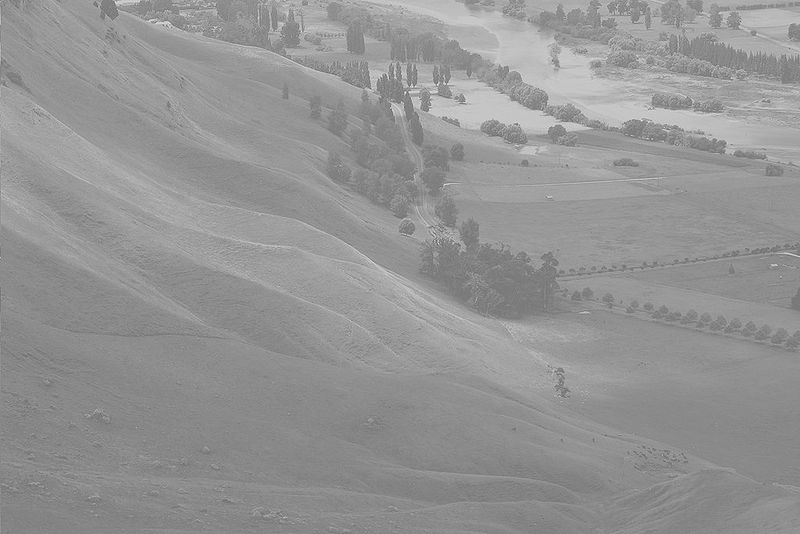
#> input picture python/直方图均衡/Uneque.jpg, 800 x 534 px
$ python '直方图均衡.py'
#> lines starting #> are read from the running program, lines starting #| are printed output that depends on the picture
#!/usr/bin/python3
# -*- coding:UTF-8 -*-

import cv2 as cv
import numpy as np
import matplotlib.pyplot as plt

# 生成图片对应的直方图
def HistBar(pic):
	bins = np.arange(257)
	item = pic[:, :]

	hist, bins = np.histogram(item, bins)
	width = 0.7 * (bins[1] - bins[0])
	center = (bins[ : -1] + bins[1 : ]) / 2

	plt.bar(center, hist, align = 'center', width = width)
	plt.show()

# 读取图片并显示
uneq = cv.imread('Uneque.jpg', 0)
#> uneq is the input picture: shape (534, 800); min 86, max 246, mean 148
cv.imshow("ori",uneq)
HistBar(uneq)
#> in HistBar, `hist, bins = np.histogram(item, bins)`: hist = 256 values, max 15946 at index 138, min 0 at index 0, mean 1668.8; bins = 257 values from 0 to 256
#> in HistBar, `width = 0.7 * (bins[1] - bins[0])`: width = 0.7
#> in HistBar, `center = (bins[ : -1] + bins[1 : ]) / 2`: center = 256 values from 0.5 to 255.5
#> in HistBar, `plt.show()`:
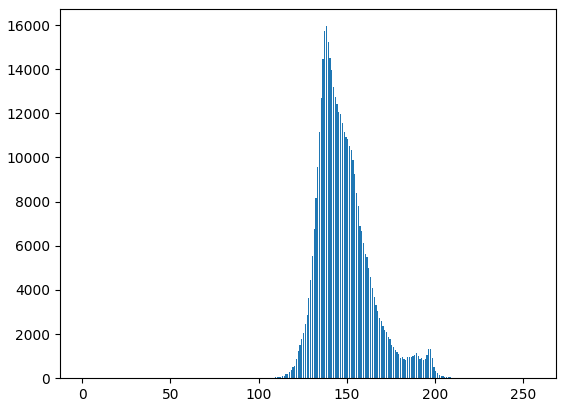
#> figure drawn by matplotlib, 1 panel; tallest bar 15946 high, from x = 138.2 to 138.8

# 直方图均衡化
hist, bins = np.histogram(uneq.flatten(), 256, [0, 256])
#> bins = 257 values from 0 to 256

cdf = hist.cumsum()
#> cdf = 256 values from 0 to 427200
cdf_m = np.ma.masked_equal(cdf, 0)
cdf_m = cdf_m * 255 / cdf_m.max()
cdf = np.ma.filled(cdf_m, 0).astype('uint8')
#> cdf = 256 values from 0 to 255

result = cdf[uneq]
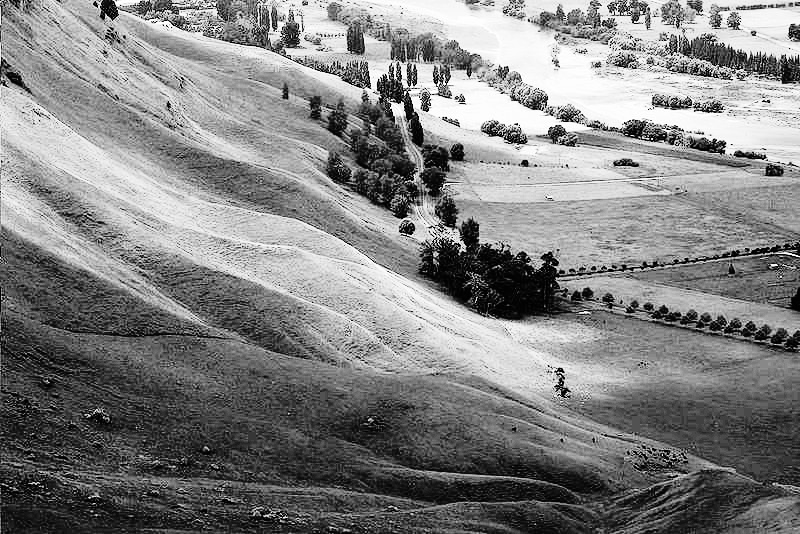
#> result: shape (534, 800); min 0, max 255, mean 129.8
cv.imshow("result", result)
HistBar(result)
#> in HistBar (call 2), `hist, bins = np.histogram(item, bins)`: hist = 256 values, max 15946 at index 73, min 0 at index 6, mean 1668.8
#> in HistBar (call 2), `plt.show()`:
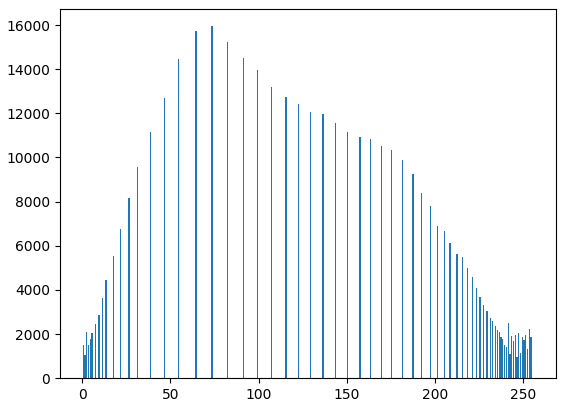
#> figure drawn by matplotlib, 1 panel; tallest bar 15946 high, from x = 73.15 to 73.85

# 图片检验
check = cv.equalizeHist(uneq)
cv.imshow("check",check)
HistBar(check)
#> in HistBar (call 3), `hist, bins = np.histogram(item, bins)`: hist = 256 values, max 15946 at index 74, min 0 at index 8, mean 1668.8
#> in HistBar (call 3), `plt.show()`:
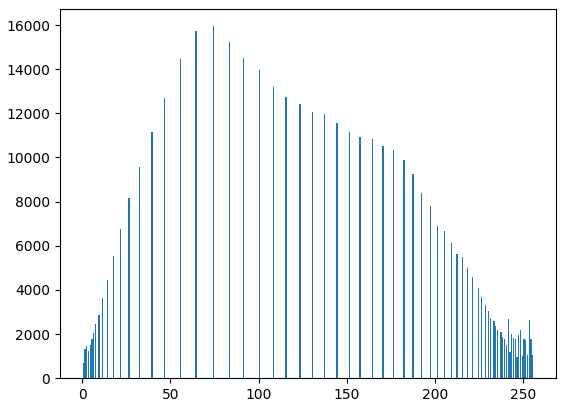
#> figure drawn by matplotlib, 1 panel; tallest bar 15946 high, from x = 74.15 to 74.85

cv.waitKey(0)
cv.destroyAllWindows()
